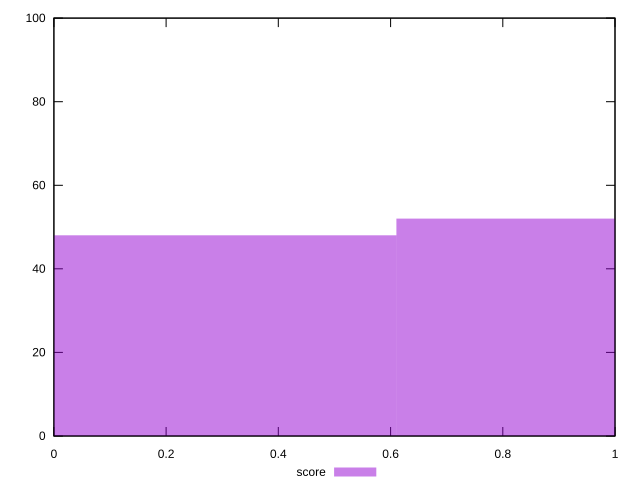

The script that saved this image:
reset

$score <<EOF
0 48
1.2207381530259203 52
EOF

set key outside below
set boxwidth 1.2207381530259203
set xrange [0:1]
set yrange [0:100]
set trange [0:100]
set style fill transparent solid 0.5 noborder
set terminal svg size 640, 490 enhanced background rgb 'white'
set output "report_00007_2020-12-11T15:55:29.892Z/third-party-summary/samples/pages+cached/score/histogram.svg"

plot $score title "score" with boxes

reset
